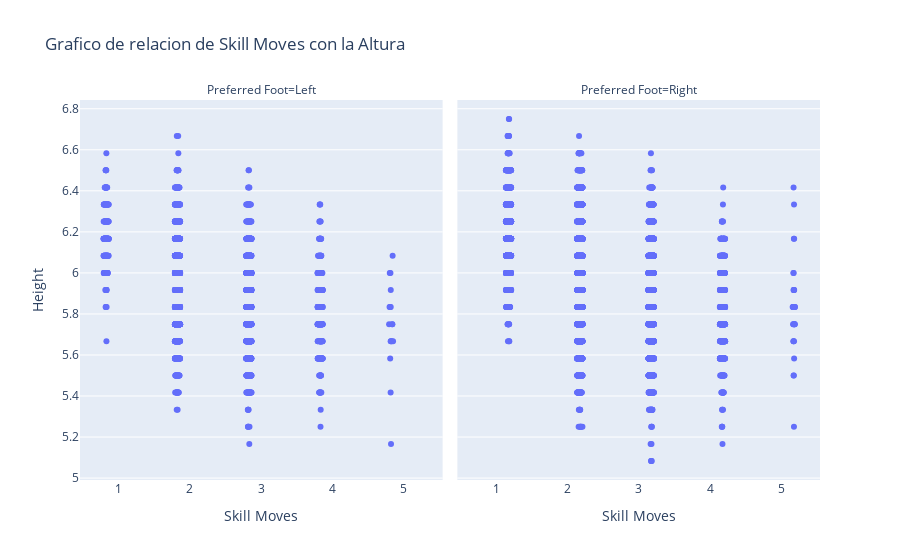

Notebook source saved alongside this figure:
### Code cell
# Elemento 4: Hacer un gráfico multipanel que indique la relación altura (height) vs skill moves, siendo la variable del panel si es zurdo o derecho 

fig = px.strip(df, x='Skill Moves', y="Height", facet_col="Preferred Foot",  title="Grafico de relacion de Skill Moves con la Altura")
fig.show()

### Figure 1 — Plotly figure (JSON) as saved in the notebook; plotly's stock layout.template omitted (floating-point values rounded to 4 significant figures; data arrays with more than 128 entries replaced by an {"elided": "..."} marker saying what was removed)
{"data": [{"alignmentgroup": "True", "boxpoints": "all", "fillcolor": "rgba(255,255,255,0)", "hoveron": "points", "hovertemplate": "Preferred Foot=Left<br>Skill Moves=%{x}<br>Height=%{y}<extra></extra>", "legendgroup": "", "line": {"color": "rgba(255,255,255,0)"}, "marker": {"color": "#636efa"}, "name": "", "offsetgroup": "", "orientation": "v", "pointpos": 0, "showlegend": false, "type": "box", "x": {"elided": "4211 int values"}, "x0": " ", "xaxis": "x", "y": {"elided": "4211 float values"}, "y0": " ", "yaxis": "y"}, {"alignmentgroup": "True", "boxpoints": "all", "fillcolor": "rgba(255,255,255,0)", "hoveron": "points", "hovertemplate": "Preferred Foot=Right<br>Skill Moves=%{x}<br>Height=%{y}<extra></extra>", "legendgroup": "", "line": {"color": "rgba(255,255,255,0)"}, "marker": {"color": "#636efa"}, "name": "", "offsetgroup": "", "orientation": "v", "pointpos": 0, "showlegend": false, "type": "box", "x": {"elided": "13996 int values"}, "x0": " ", "xaxis": "x2", "y": {"elided": "13996 float values"}, "y0": " ", "yaxis": "y2"}], "layout": {"annotations": [{"font": {}, "showarrow": false, "text": "Preferred Foot=Left", "x": 0.245, "xanchor": "center", "xref": "paper", "y": 1, "yanchor": "bottom", "yref": "paper"}, {"font": {}, "showarrow": false, "text": "Preferred Foot=Right", "x": 0.755, "xanchor": "center", "xref": "paper", "y": 1, "yanchor": "bottom", "yref": "paper"}], "boxmode": "group", "legend": {"tracegroupgap": 0}, "title": {"text": "Grafico de relacion de Skill Moves con la Altura"}, "xaxis": {"anchor": "y", "domain": [0, 0.49], "title": {"text": "Skill Moves"}}, "xaxis2": {"anchor": "y2", "domain": [0.51, 1], "matches": "x", "title": {"text": "Skill Moves"}}, "yaxis": {"anchor": "x", "domain": [0, 1], "title": {"text": "Height"}}, "yaxis2": {"anchor": "x2", "domain": [0, 1], "matches": "y", "showticklabels": false}}}
